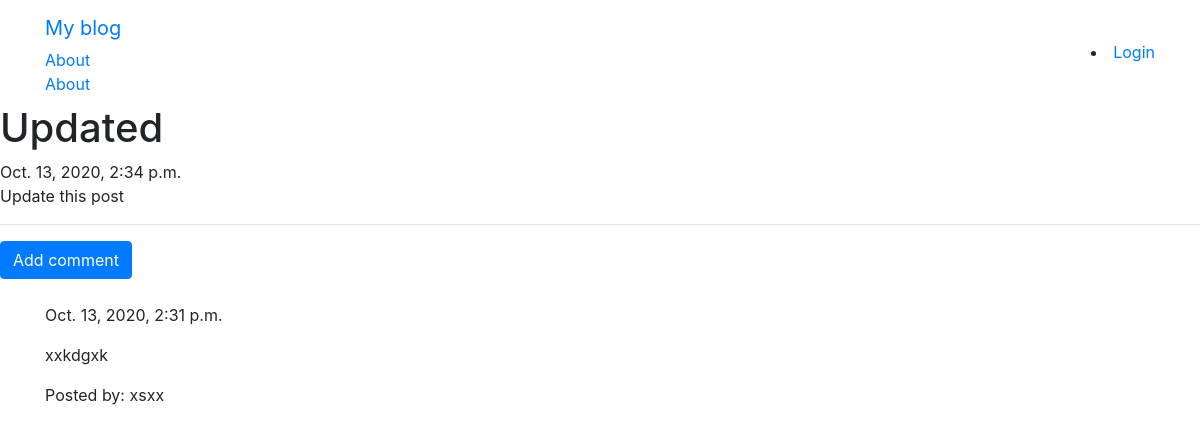
The page /post/5 on the database its author committed.
### blog/models.py (models this page shows, shortened)
class Post(models.Model):
    author = models.ForeignKey('auth.User', on_delete=models.CASCADE)
    title = models.CharField(max_length=200)
    text = models.TextField()
    created_date = models.DateTimeField(default=timezone.now)
    published_date = models.DateTimeField(blank=True, null=True)

class Comment(models.Model):
    post = models.ForeignKey('blog.Post', related_name='comments', on_delete=models.CASCADE)
    author = models.CharField(max_length=200)
    text = models.TextField()
    created_date = models.DateTimeField(default=timezone.now())
    approved_comment = models.BooleanField(default=False)

### blog/views.py (the view)
# urls.py: url(r'^post/(?P<pk>\d+)$', views.PostDetailView.as_view(), name='post_detail'),
class PostDetailView(DetailView):
    model = Post

### blog/templates/blog/post_detail.html (shortened to what this page needs)
{% extends "blog/base.html" %}
{% block content %}
<h1>{{post.title}}</h1>
{% if post.published_date %}
<div>{{post.published_date}}</div>
{% else %}
<a class="btn btn-default" href="{% url 'post_publish' pk=post.pk %}">Publish</a>
{% endif %}
<div>
<p> {{ post.text|safe|linebreaksbr}}</p>
    <hr>
    <a class="btn btn-primary" href="{% url 'add_comment_to_post' pk=post.pk %}">Add comment</a>
    <div class="container">
        {% for comment in post.comments.all %}
        <br>
        {%if user.is_authenticated or comment.approved_comment%}
            {{comment.created_date}}
    <p>{{comment.text|safe|linebreaks}}</p>
    <p>Posted by: {{comment.author}}</p>
        {% endif %}
        {% empty %} <p>No Comments!</p>
        {% endfor %}
    </div>
</div>
{% endblock %}

### rows shown on the page
Post: title "Updated", published_date "Oct. 13, 2020, 2:34 p.m.", text "Update this post"
Comment: created_date "Oct. 13, 2020, 2:31 p.m.", text "xxkdgxk", author "xsxx"
